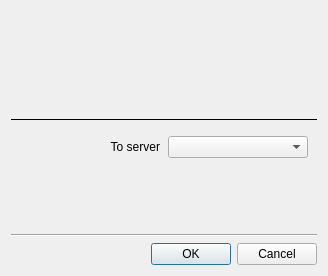
<?xml version="1.0" encoding="UTF-8"?>
<ui version="4.0">
 <class>NewVirtualCameraDialog</class>
 <widget class="QDialog" name="NewVirtualCameraDialog">
  <property name="geometry">
   <rect>
    <x>0</x>
    <y>0</y>
    <width>328</width>
    <height>276</height>
   </rect>
  </property>
  <property name="windowTitle">
   <string>New Virtual Camera...</string>
  </property>
  <layout class="QVBoxLayout" name="verticalLayout">
   <item>
    <widget class="nx::vms::client::desktop::Panel" name="topPanel" native="true">
     <layout class="QGridLayout" name="gridLayout">
      <property name="leftMargin">
       <number>0</number>
      </property>
      <property name="topMargin">
       <number>0</number>
      </property>
      <property name="rightMargin">
       <number>0</number>
      </property>
      <property name="bottomMargin">
       <number>0</number>
      </property>
      <property name="spacing">
       <number>0</number>
      </property>
      <item row="1" column="2">
       <spacer name="horizontalSpacer_2">
        <property name="orientation">
         <enum>Qt::Horizontal</enum>
        </property>
        <property name="sizeType">
         <enum>QSizePolicy::Fixed</enum>
        </property>
        <property name="sizeHint" stdset="0">
         <size>
          <width>16</width>
          <height>0</height>
         </size>
        </property>
       </spacer>
      </item>
      <item row="1" column="0">
       <spacer name="horizontalSpacer">
        <property name="orientation">
         <enum>Qt::Horizontal</enum>
        </property>
        <property name="sizeType">
         <enum>QSizePolicy::Fixed</enum>
        </property>
        <property name="sizeHint" stdset="0">
         <size>
          <width>16</width>
          <height>0</height>
         </size>
        </property>
       </spacer>
      </item>
      <item row="0" column="1">
       <spacer name="verticalSpacer">
        <property name="orientation">
         <enum>Qt::Vertical</enum>
        </property>
        <property name="sizeType">
         <enum>QSizePolicy::Preferred</enum>
        </property>
        <property name="sizeHint" stdset="0">
         <size>
          <width>0</width>
          <height>16</height>
         </size>
        </property>
       </spacer>
      </item>
      <item row="1" column="1">
       <widget class="QnWordWrappedLabel" name="headerLabel" native="true"/>
      </item>
      <item row="2" column="1">
       <spacer name="verticalSpacer_2">
        <property name="orientation">
         <enum>Qt::Vertical</enum>
        </property>
        <property name="sizeType">
         <enum>QSizePolicy::Preferred</enum>
        </property>
        <property name="sizeHint" stdset="0">
         <size>
          <width>0</width>
          <height>16</height>
         </size>
        </property>
       </spacer>
      </item>
     </layout>
    </widget>
   </item>
   <item>
    <widget class="Line" name="topLine">
     <property name="frameShadow">
      <enum>QFrame::Plain</enum>
     </property>
     <property name="orientation">
      <enum>Qt::Horizontal</enum>
     </property>
    </widget>
   </item>
   <item>
    <widget class="QWidget" name="formContainer" native="true">
     <layout class="QVBoxLayout" name="verticalLayout_2">
      <item>
       <layout class="QHBoxLayout" name="horizontalLayout_2">
        <property name="spacing">
         <number>8</number>
        </property>
        <item>
         <widget class="QLabel" name="serverLabel">
          <property name="text">
           <string>To server</string>
          </property>
          <property name="alignment">
           <set>Qt::AlignRight|Qt::AlignTrailing|Qt::AlignVCenter</set>
          </property>
         </widget>
        </item>
        <item>
         <widget class="QComboBox" name="serverComboBox"/>
        </item>
       </layout>
      </item>
      <item>
       <widget class="nx::vms::client::desktop::InputField" name="nameField" native="true"/>
      </item>
     </layout>
    </widget>
   </item>
   <item>
    <widget class="Line" name="bottomLine">
     <property name="orientation">
      <enum>Qt::Horizontal</enum>
     </property>
    </widget>
   </item>
   <item>
    <widget class="QDialogButtonBox" name="buttonBox">
     <property name="orientation">
      <enum>Qt::Horizontal</enum>
     </property>
     <property name="standardButtons">
      <set>QDialogButtonBox::Cancel|QDialogButtonBox::Ok</set>
     </property>
    </widget>
   </item>
  </layout>
 </widget>
 <customwidgets>
  <customwidget>
   <class>nx::vms::client::desktop::Panel</class>
   <extends>QWidget</extends>
   <header location="global">nx/vms/client/desktop/common/widgets/panel.h</header>
   <container>1</container>
  </customwidget>
  <customwidget>
   <class>nx::vms::client::desktop::InputField</class>
   <extends>QWidget</extends>
   <header location="global">nx/vms/client/desktop/common/widgets/input_field.h</header>
   <container>1</container>
  </customwidget>
  <customwidget>
   <class>QnWordWrappedLabel</class>
   <extends>QWidget</extends>
   <header location="global">ui/widgets/word_wrapped_label.h</header>
   <container>1</container>
  </customwidget>
 </customwidgets>
 <resources/>
</ui>
